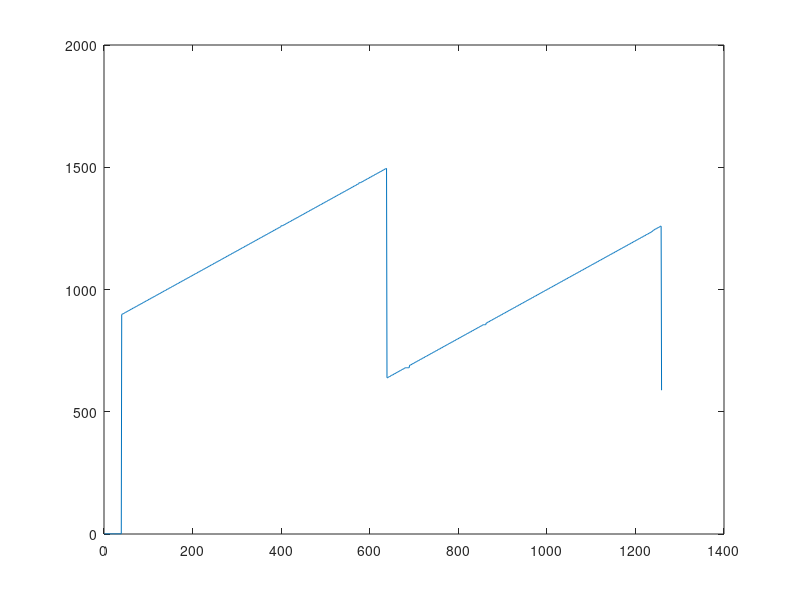

The MATLAB source for this figure:
clear; close all;

%% 0. Initialize Parameters
L = 1260;               % Length of bridge
n = L;               % Discretize into 1 mm seg.
P = 400;                % Total weight of train [N]
x = linspace(0, L, n); % x-axis
A_pos = 40;            % position of first support from left edge
B_pos = A_pos + 1200;  % position of second support from left edge


%% 1. SFD, BMD under train loading
x_train = [52 228 392 568 732 908]; % Train Load Locations
P_train = [1 1 1 1 1 1] * P/6;

n_train = 900;                 % num of train locations, as in how many different simulations of train locations we're simulating
train_space = floor(linspace(1, L + max(x_train), n_train)); % Create an array of positions where the train can be located
loadsi = zeros(n_train, n);    % 1 load plot for each train loc.
SFDi = zeros(n_train, n);     % 1 SFD for each train loc.
BMDi = zeros(n_train, n);     % 1 BMD for each train loc.

% Solve for SFD and BMD with the train at different locations
for J = 1:n_train
    i = train_space(J); % how much we're incrementing the position of the train
    % start location of train
    ttrain_pos_i = x_train - max(x_train) + i; % train position 
    ttrain_pos_i(ttrain_pos_i <= 0) = NaN; % Get positions that are on the bridge only (take out positions before 0 position of the bridge)
    ttrain_pos_i(ttrain_pos_i >= L) = NaN; % Get positions that are on the bridge only (take out positions after 1200 position of the bridge)

    p_ts = P_train(~isnan(ttrain_pos_i)); % get loads at the positions that are on the bridge only
    pos_ti = ttrain_pos_i(~isnan(ttrain_pos_i)); % get positions of the train that are on the bridge only

    % sum of moments at A eqn
    rxn_B = sum((A_pos - pos_ti) .* p_ts) / -1200;

    % sum of Fy eqn
    rxn_A = sum(p_ts) - rxn_B;
    % construct applied loads
    % w(x)
    loads = zeros(1, L);
    loads(pos_ti) = -1 .* p_ts;
    loads([A_pos B_pos]) = [rxn_A rxn_B];

    %loadi stuff
    loadsi(i,:) = loads; % place loads at each position [0, 0, F_A, . . . , -P/6. . ., 0 . . . ]
    % SFD = num. integral(w)
    SFDi(i,:) = cumsum(loads); % up-down method for SFD 
    % BMD = num. integral(SFD)
    BMDi(i,:) = cumtrapz(SFDi(i,:)); % integral of BMD from SFD

end

% this is the SFD and the positions of the train that gives the max SFD at that point
[SFD, max_loads] = max(abs(SFDi));   % SFD envelope
BMD = max(BMDi);        % BMD envelope

% to use max_loads, plot it
% x-axis is position along the bridge, y-axis is
% the position of the rightmost axel relative to x=0
% you can click on the plot to get the point
% compare to the SFE and BME to get what the
% shear/moment is at that point


plot(max_loads)
